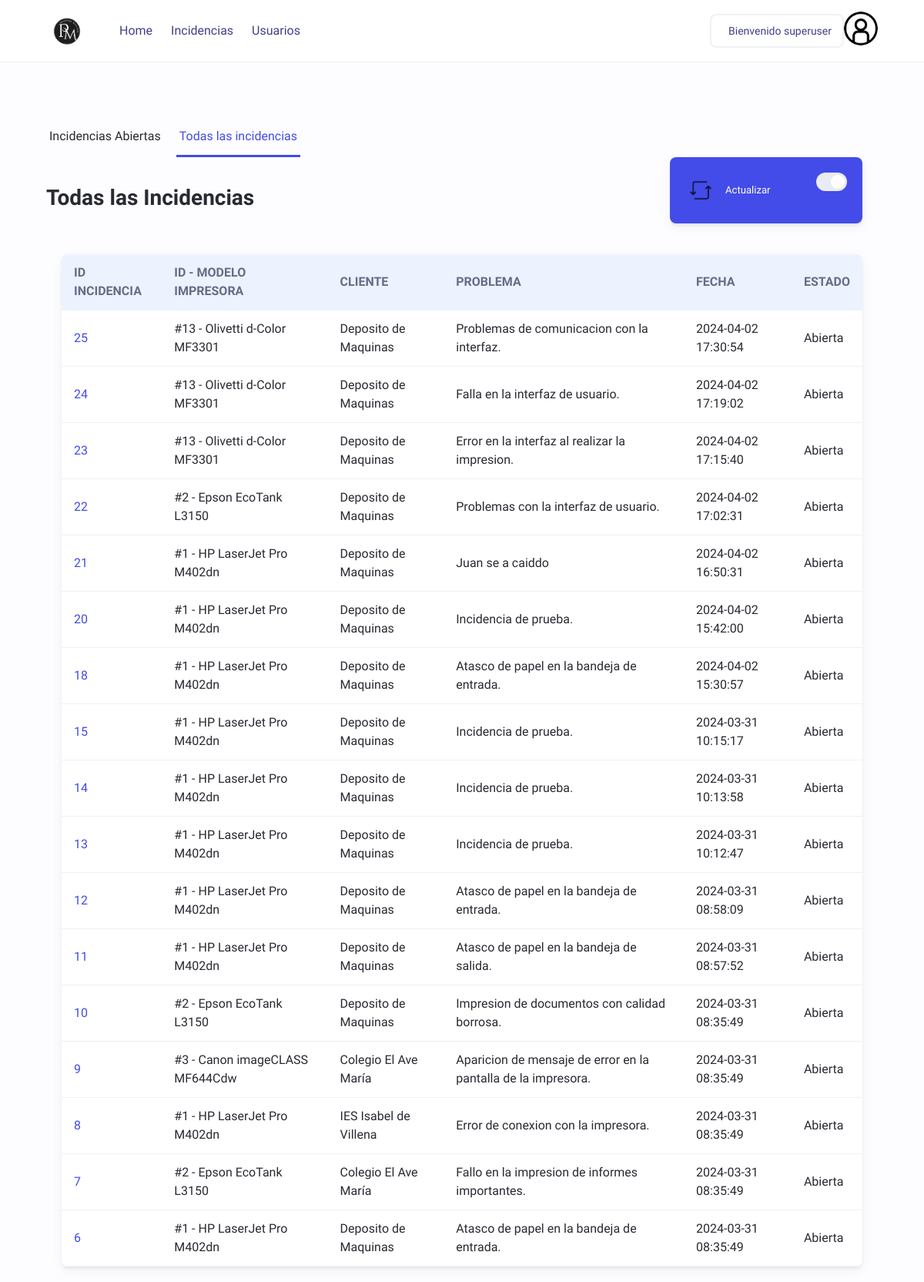
The page /web_proyecto/php/admin/Incidencias.php (signed in) on the database its author committed.
### tables this page shows
CREATE TABLE `Incidencias` (
  `id_incidencia` int(11) NOT NULL AUTO_INCREMENT,
  `id_impresora` int(11) DEFAULT NULL,
  `id_cliente` int(11) DEFAULT NULL,
  `id_usuario` int(11) DEFAULT NULL,
  `descripcion` text DEFAULT NULL,
  `f_creacion` timestamp NOT NULL DEFAULT current_timestamp(),
  `estado` tinyint(1) DEFAULT 0,
  `contacto` varchar(100) DEFAULT NULL,
  `impreso` tinyint(1) DEFAULT 0,
  PRIMARY KEY (`id_incidencia`),
  KEY `id_impresora` (`id_impresora`),
  KEY `id_cliente` (`id_cliente`),
  KEY `id_usuario` (`id_usuario`),
  CONSTRAINT `Incidencias_ibfk_1` FOREIGN KEY (`id_impresora`) REFERENCES `Impresoras` (`id_impresora`),
  CONSTRAINT `Incidencias_ibfk_2` FOREIGN KEY (`id_cliente`) REFERENCES `Clientes` (`id_cliente`),
  CONSTRAINT `Incidencias_ibfk_3` FOREIGN KEY (`id_usuario`) REFERENCES `Usuarios` (`id_usuario`)
);

CREATE TABLE `Impresoras` (
  `id_impresora` int(11) NOT NULL AUTO_INCREMENT,
  `id_cliente` int(11) DEFAULT 1,
  `modelo` varchar(100) DEFAULT NULL,
  `numero_serie` varchar(50) DEFAULT NULL,
  `f_creacion` datetime DEFAULT current_timestamp(),
  `ubicacion` varchar(255) DEFAULT NULL,
  `ult_mant` date DEFAULT NULL,
  `p_color` int(11) DEFAULT 0,
  `p_bn` int(11) DEFAULT 0,
  `color` tinyint(1) DEFAULT NULL,
  `observaciones` varchar(255) DEFAULT NULL,
  PRIMARY KEY (`id_impresora`),
  KEY `id_cliente` (`id_cliente`),
  CONSTRAINT `Impresoras_ibfk_1` FOREIGN KEY (`id_cliente`) REFERENCES `Clientes` (`id_cliente`)
);

CREATE TABLE `Clientes` (
  `id_cliente` int(11) NOT NULL AUTO_INCREMENT,
  `nombre` varchar(100) NOT NULL,
  `poblacion` varchar(100) DEFAULT NULL,
  `direccion` varchar(255) DEFAULT NULL,
  `telefono` varchar(20) DEFAULT NULL,
  `email` varchar(100) DEFAULT NULL,
  `f_registro` datetime DEFAULT current_timestamp(),
  `comentarios` text DEFAULT NULL,
  PRIMARY KEY (`id_cliente`),
  UNIQUE KEY `nombre` (`nombre`)
);

### web_proyecto/php/admin/Incidencias.php (the view, shortened to what this page needs)
<!DOCTYPE html>
<html lang="es">
<head>
    <link rel="stylesheet" href="styles.css">
</head>
<body>
    <header class="header">
        <div class="header-content responsive-wrapper">
            <div class="header-logo">
                <a href="#">
                    <div>
                        <img src="../img/Logo.png" class="logo-img" />
                    </div>
                </a>
            </div>
            <div class="header-navigation">
                <nav class="header-navigation-links">
                    <a href="index.php"> Home </a>
                    <a href="IncidenciasAbiertas.php"> Incidencias </a>
                    <?php
                    if ($_SESSION['idRol'] != 3) {
                        echo '<a href="Usuarios.php"> Usuarios </a>';
                    }
                    ?>
                </nav>
                <div class="header-navigation-actions">
                    <a class="button">
                        <p>Bienvenido <?php echo $_SESSION['nombreUsuario'] ?></p>
                    </a>
                    <div class="dropdown">
                        <a href="#" class="avatar">
                            <img src="../img/IconoInicioSesion.png" alt="" />
                        </a>
                    </div>
                </div>
            </div>
        </div>
    </header>
    <main class="main">
        <div class="responsive-wrapper">
            <div class="horizontal-tabs">
                <a href="IncidenciasAbiertas.php">Incidencias Abiertas</a>
                <a href="Incidencias.php" class="active">Todas las incidencias</a>
            </div>
        </div>
        <div class="responsive-wrapper">
            <div class="main-header">
                <h1>Todas las Incidencias</h1>
                <article class="card derecha">
                    <div class="card-header">
                        <div>
                            <span><img src="../img/actualizar.png" /></span>
                            <h3>Actualizar</h3>
                        </div>
                        <label class="toggle">
                            <span></span>
                        </label>
                    </div>
                </article>
            </div>
            <div class="container">
                <table>
                    <thead>
                        <tr>
                            <th>Id incidencia</th>
                            <th>id - modelo Impresora</th>
                            <th>Cliente</th>
                            <th>Problema</th>
                            <th>Fecha</th>
                            <th>Estado</th>
                        </tr>
                    </thead>
                    <tbody>
                        <?php
                        require_once ('../config/config_bd.php');
                        $InicidenciasAbiertas = "SELECT Incidencias.id_incidencia, Incidencias.id_impresora, Impresoras.modelo, Clientes.nombre, Incidencias.descripcion, Incidencias.f_creacion, Incidencias.contacto , Incidencias.estado
                            FROM Incidencias
                            JOIN Clientes ON Incidencias.id_cliente = Clientes.id_cliente
                            JOIN Impresoras ON Incidencias.id_impresora = Impresoras.id_impresora
                            ORDER BY Incidencias.id_incidencia DESC;";
                        $rs = $conn->query($InicidenciasAbiertas);
                        foreach ($rs as $row) {
                            echo "<tr>";
                            echo "<td><a class='link-detalles' href='IncidenciaDetallada.php?id=" . $row["id_incidencia"] . "' target='_blank'>" . $row["id_incidencia"] . "</a></td>";
                            echo "<td>#" . $row["id_impresora"] . " - " . $row["modelo"] . "</td>";
                            echo "<td>" . $row["nombre"] . "</td>";
                            echo "<td>" . $row["descripcion"] . "</td>";
                            echo "<td>" . $row["f_creacion"] . "</td>";
                            $estado_incidencia = ($row["estado"] == 0) ? "Abierta" : "Cerrada";
                            echo "<td>" . $estado_incidencia . "</td>";
                            echo "</tr>";
                        }
                        ?>
                    </tbody>
                </table>
            </div>
        </div>
    </main>
</body>
</html>

### web_proyecto/php/admin/styles.css (style rules this page uses)
:root { --c-text-primary: #282a32; --c-text-secondary: #686b87; --c-text-action: #404089; --c-accent-primary: #434ce8; --c-border-primary: #eff1f6; --c-background-primary: #ffffff; --c-background-secondary: #fdfcff; --c-background-tertiary: #ecf3fe; --c-background-quaternary: #e9ecf4; }
body { line-height: 1.5; min-height: 100vh; font-family: "Be Vietnam Pro", sans-serif; background-color: var(--c-background-secondary); color: var(--c-text-primary); }
img { display: block; max-width: 100%; }
.responsive-wrapper { width: 90%; max-width: 1280px; margin-left: auto; margin-right: auto; }
.header { display: flex; align-items: center; height: 80px; border-bottom: 1px solid var(--c-border-primary); background-color: var(--c-background-primary); }
.avatar { display: inline-flex; align-items: center; justify-content: center; width: 44px; height: 44px; border-radius: 50%; overflow: hidden; }
.main { padding-top: 3rem; }
.card { background-color: var(--c-background-primary); box-shadow: 0 3px 3px 0 rgba(#000, 0.05), 0 5px 15px 0 rgba(#000, 0.05); border-radius: 8px; overflow: hidden; display: flex; flex-direction: column; }
body { font-family: "Be Vietnam Pro", sans-serif; color: var(--c-text-primary); background-color: var(--c-background-secondary); margin: 0; padding: 0; }
.container { max-width: 100%; margin: 0 auto; padding: 20px; }
table { width: 100%; border-collapse: collapse; border-radius: 8px; overflow: hidden; box-shadow: 0 3px 3px 0 rgba(0, 0, 0, 0.05), 0 5px 15px 0 rgba(0, 0, 0, 0.05); background-color: var(--c-background-primary); }
th, td { padding: 12px 16px; text-align: left; border-bottom: 1px solid var(--c-border-primary); }
th { background-color: var(--c-background-tertiary); color: var(--c-text-secondary); font-weight: 600; text-transform: uppercase; }
.link-detalles { color: var(--c-accent-primary); text-decoration: none; transition: color 0.3s ease; }
.logo-img { width: 55px; height: auto; }
.dropdown { position: relative; display: inline-block; }
label { display: block; margin-bottom: 5px; }
.card { background-color: var(--c-background-primary); border-radius: 8px; box-shadow: 0 3px 3px 0 rgba(0, 0, 0, 0.05), 0 5px 15px 0 rgba(0, 0, 0, 0.05); overflow: hidden; }

### rows shown on the page
incidencias: id_incidencia "25", id_impresora "13", id_impresora.modelo "Olivetti d-Color MF3301", id_cliente.nombre "Deposito de Maquinas", descripcion "Problemas de comunicacion con la interfaz.", f_creacion "2024-04-02 17:30:54", estado "Abierta"
incidencias: id_incidencia "24", id_impresora "13", id_impresora.modelo "Olivetti d-Color MF3301", id_cliente.nombre "Deposito de Maquinas", descripcion "Falla en la interfaz de usuario.", f_creacion "2024-04-02 17:19:02", estado "Abierta"
incidencias: id_incidencia "23", id_impresora "13", id_impresora.modelo "Olivetti d-Color MF3301", id_cliente.nombre "Deposito de Maquinas", descripcion "Error en la interfaz al realizar la impresion.", f_creacion "2024-04-02 17:15:40", estado "Abierta"
incidencias: id_incidencia "22", id_impresora "2", id_impresora.modelo "Epson EcoTank L3150", id_cliente.nombre "Deposito de Maquinas", descripcion "Problemas con la interfaz de usuario.", f_creacion "2024-04-02 17:02:31", estado "Abierta"
incidencias: id_incidencia "21", id_impresora "1", id_impresora.modelo "HP LaserJet Pro M402dn", id_cliente.nombre "Deposito de Maquinas", descripcion "Juan se a caiddo", f_creacion "2024-04-02 16:50:31", estado "Abierta"
incidencias: id_incidencia "20", id_impresora "1", id_impresora.modelo "HP LaserJet Pro M402dn", id_cliente.nombre "Deposito de Maquinas", descripcion "Incidencia de prueba.", f_creacion "2024-04-02 15:42:00", estado "Abierta"
incidencias: id_incidencia "18", id_impresora "1", id_impresora.modelo "HP LaserJet Pro M402dn", id_cliente.nombre "Deposito de Maquinas", descripcion "Atasco de papel en la bandeja de entrada.", f_creacion "2024-04-02 15:30:57", estado "Abierta"
incidencias: id_incidencia "15", id_impresora "1", id_impresora.modelo "HP LaserJet Pro M402dn", id_cliente.nombre "Deposito de Maquinas", descripcion "Incidencia de prueba.", f_creacion "2024-03-31 10:15:17", estado "Abierta"
incidencias: id_incidencia "14", id_impresora "1", id_impresora.modelo "HP LaserJet Pro M402dn", id_cliente.nombre "Deposito de Maquinas", descripcion "Incidencia de prueba.", f_creacion "2024-03-31 10:13:58", estado "Abierta"
incidencias: id_incidencia "13", id_impresora "1", id_impresora.modelo "HP LaserJet Pro M402dn", id_cliente.nombre "Deposito de Maquinas", descripcion "Incidencia de prueba.", f_creacion "2024-03-31 10:12:47", estado "Abierta"
incidencias: id_incidencia "12", id_impresora "1", id_impresora.modelo "HP LaserJet Pro M402dn", id_cliente.nombre "Deposito de Maquinas", descripcion "Atasco de papel en la bandeja de entrada.", f_creacion "2024-03-31 08:58:09", estado "Abierta"
incidencias: id_incidencia "11", id_impresora "1", id_impresora.modelo "HP LaserJet Pro M402dn", id_cliente.nombre "Deposito de Maquinas", descripcion "Atasco de papel en la bandeja de salida.", f_creacion "2024-03-31 08:57:52", estado "Abierta"
incidencias: id_incidencia "10", id_impresora "2", id_impresora.modelo "Epson EcoTank L3150", id_cliente.nombre "Deposito de Maquinas", descripcion "Impresion de documentos con calidad borrosa.", f_creacion "2024-03-31 08:35:49", estado "Abierta"
incidencias: id_incidencia "9", id_impresora "3", id_impresora.modelo "Canon imageCLASS MF644Cdw", id_cliente.nombre "Colegio El Ave María", descripcion "Aparicion de mensaje de error en la pantalla de la impresora.", f_creacion "2024-03-31 08:35:49", estado "Abierta"
incidencias: id_incidencia "8", id_impresora "1", id_impresora.modelo "HP LaserJet Pro M402dn", id_cliente.nombre "IES Isabel de Villena", descripcion "Error de conexion con la impresora.", f_creacion "2024-03-31 08:35:49", estado "Abierta"
incidencias: id_incidencia "7", id_impresora "2", id_impresora.modelo "Epson EcoTank L3150", id_cliente.nombre "Colegio El Ave María", descripcion "Fallo en la impresion de informes importantes.", f_creacion "2024-03-31 08:35:49", estado "Abierta"
incidencias: id_incidencia "6", id_impresora "1", id_impresora.modelo "HP LaserJet Pro M402dn", id_cliente.nombre "Deposito de Maquinas", descripcion "Atasco de papel en la bandeja de entrada.", f_creacion "2024-03-31 08:35:49", estado "Abierta"

### other values the page prints
$_SESSION['nombreUsuario'] "superuser"
